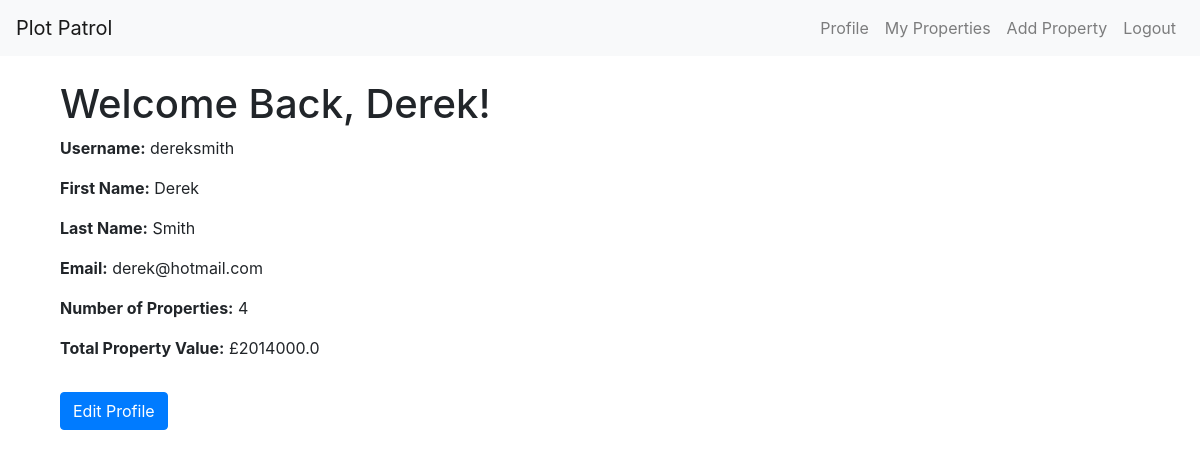
The app's page /profile (signed in) with its own data.
### models/user.py (models this page shows, shortened)
class User(db.Model, UserMixin):
    id = db.Column(db.Integer, primary_key=True)
    username = db.Column(db.String(80), unique=True, nullable=False)
    password = db.Column(db.String(150), nullable=False)
    first_name = db.Column(db.String(80), nullable=False)
    last_name = db.Column(db.String(80), nullable=False)
    email = db.Column(db.String(120), unique=True, nullable=False)
    properties = db.relationship('Property', backref='owner', lazy=True)

### routes/user_routes.py (the view)
@app.route('/profile')
@login_required
def user_profile():
    properties = Property.query.filter_by(owner_id=current_user.id).all()
    total_property_value = sum(property.value for property in properties)
    return render_template('user_profile.html', user=current_user, properties=properties, total_property_value=total_property_value)

### app.py (called while the page is built)
@login_manager.user_loader
def load_user(user_id):
    return User.query.get(int(user_id))

### templates/user_profile.html (shortened to what this page needs)
{% extends "base.html" %}
{% block content %}
<div class="container mt-4">
    <h1>Welcome Back, {{ user.first_name }}!</h1>
    <p><strong>Username:</strong> {{ user.username }}</p>
    <p><strong>First Name:</strong> {{ user.first_name }}</p>
    <p><strong>Last Name:</strong> {{ user.last_name }}</p>
    <p><strong>Email:</strong> {{ user.email }}</p>
    <p><strong>Number of Properties:</strong> {{ properties|length }}</p>
    <p><strong>Total Property Value:</strong> £{{ total_property_value }}</p>
    <a href="{{ url_for('edit_profile') }}" class="btn btn-primary mt-3">Edit Profile</a>
</div>
{% endblock %}

### records on screen
User: first_name "Derek", username "dereksmith", last_name "Smith", email "derek@hotmail.com"

### other values on screen
{{ properties|length }} "4"
{{ total_property_value }} "2014000.0"
